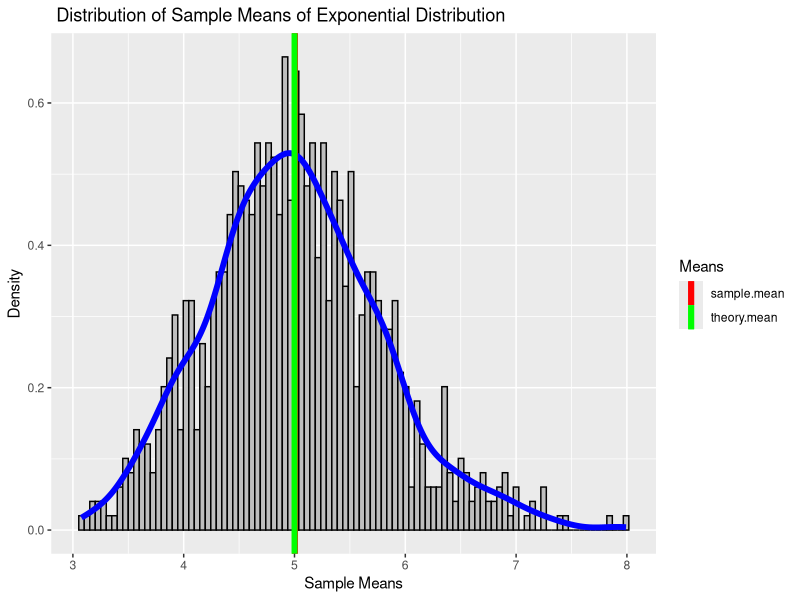
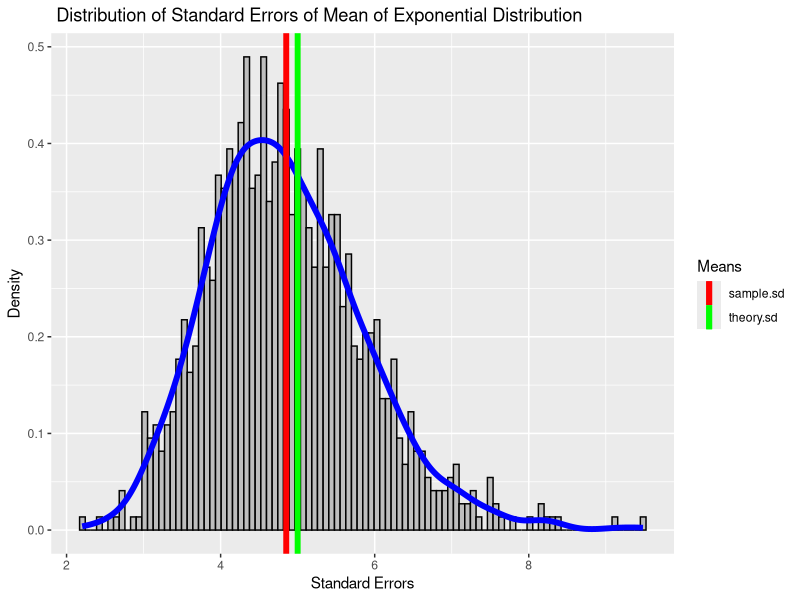
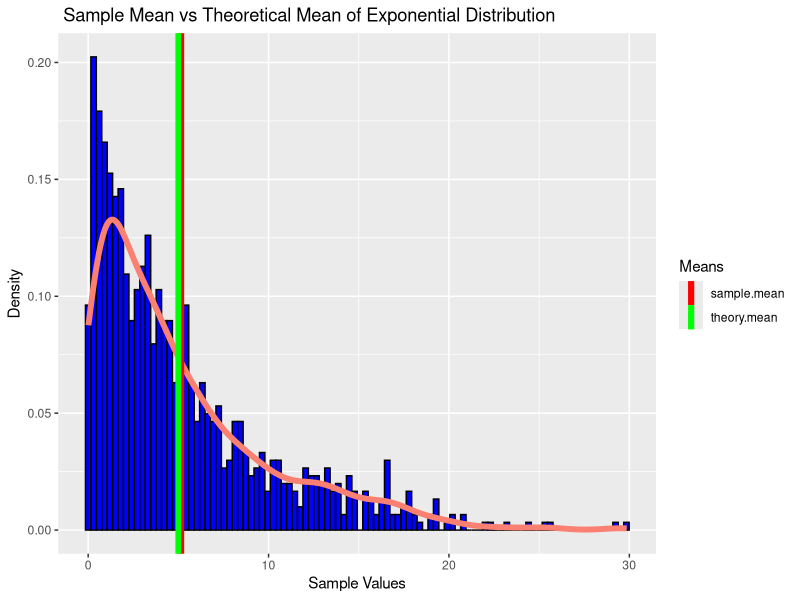

Source code (R) for these figures, in order:

## -------------------------------------------------------------------------
#                           Project Code                                    
## -------------------------------------------------------------------------
                   
#load libraries

library(ggplot2)
library(knitr)
library(scales)


# Exponential Distribution Simulation
lambda <- 0.2
sims<-1000
pop <-40

#Theoretical Stats
mean_theory <- (1/lambda)
sd_theory <- (1/lambda)

# sample sims*pop random numbers from the distribution 
exp_data<-rexp(sims*pop,lambda)

#Store it in a matrix with dimensions 1000 x 40 with each of 1000 rows of 40 elements each representing a sample
samp_exp_m <- matrix(exp_data,sims,pop)

# Compute mean and standard deviation for each of the 1000 simulations
means_samp_vect <- apply(samp_exp_m,MARGIN = 1,FUN = mean)
sd_samp_vect <- apply(samp_exp_m,MARGIN = 1,FUN = sd)

# Stats for the distribution of means
mean_simulate <- mean(means_samp_vect)
sd_simulate <- mean(sd_samp_vect)

# Plot the Distribution of means
MeanDist <- ggplot(data = as.data.frame(means_samp_vect),mapping = aes(x = means_samp_vect, y=..density..))+
    geom_histogram(fill = 'grey',bins = 100, color= 'black') +
    geom_density(size =2, color="blue")+
    labs(title = " Distribution of Sample Means of Exponential Distribution",x = 'Sample Means', y='Density')+
    geom_vline(aes(xintercept = mean_simulate, colour= "sample.mean"), size = 2,show.legend = TRUE)+
    geom_vline(aes(xintercept = mean_theory,color= "theory.mean"), size = 2,show.legend = TRUE)+
    scale_color_manual(name="Means", values=c(sample.mean='red',theory.mean='green'))

print(MeanDist)


# Plot the Distribution of Standard Errors of the Mean
SEDist <- ggplot(data = as.data.frame(sd_samp_vect),mapping = aes(x = sd_samp_vect,y=..density..))+
    geom_histogram(fill = 'grey',bins = 100, color= 'black') +
    geom_density(size =2, color="blue")+
    labs(title = " Distribution of Standard Errors of Mean of Exponential Distribution",x = 'Standard Errors', y='Density')+
    geom_vline(aes(xintercept = sd_simulate, colour= "sample.sd"), size = 2,show.legend = TRUE)+
    geom_vline(aes(xintercept = sd_theory,color= "theory.sd"), size = 2,show.legend = TRUE)+
    scale_color_manual(name="Means", values=c(sample.sd='red',theory.sd='green'))

print(SEDist)

# Generate 1000 random exponentials. Compute mean and sd of sample. 
rexp_sample <- rexp(1000,rate = lambda)
rexp_sample_mean <- mean(rexp_sample)
rexp_sample_sd <- sd(rexp_sample)

#Plot the exponential distribution
ExDist <- ggplot(data = as.data.frame(rexp_sample),mapping = aes(x = rexp_sample, y =..density..))+
    geom_histogram(fill = 'blue',bins = 100, color= 'black') +
    geom_density(size =2, color="salmon")+
    labs(title = " Sample Mean vs Theoretical Mean of Exponential Distribution",x = 'Sample Values', y='Density')+
    geom_vline(aes(xintercept = rexp_sample_mean, colour= "sample.mean"), size = 2,show.legend = TRUE)+
    geom_vline(aes(xintercept = mean_theory,color= "theory.mean"), size = 2,show.legend = TRUE)+
    scale_color_manual(name="Means", values=c(sample.mean='red',theory.mean='green'))

print(ExDist)

Mean<-c(rexp_sample_mean,mean_simulate,mean_theory)
StdError <- c(rexp_sample_sd,sd_simulate,sd_theory)
Variance<-StdError^2
Distribution <- c("Random Exponential Distribution","Simulated Distribution of Means","Theoretically Expected Result")

SummaryDF <- data.frame(Distribution,Mean,StdError,Variance)

SummaryDF







